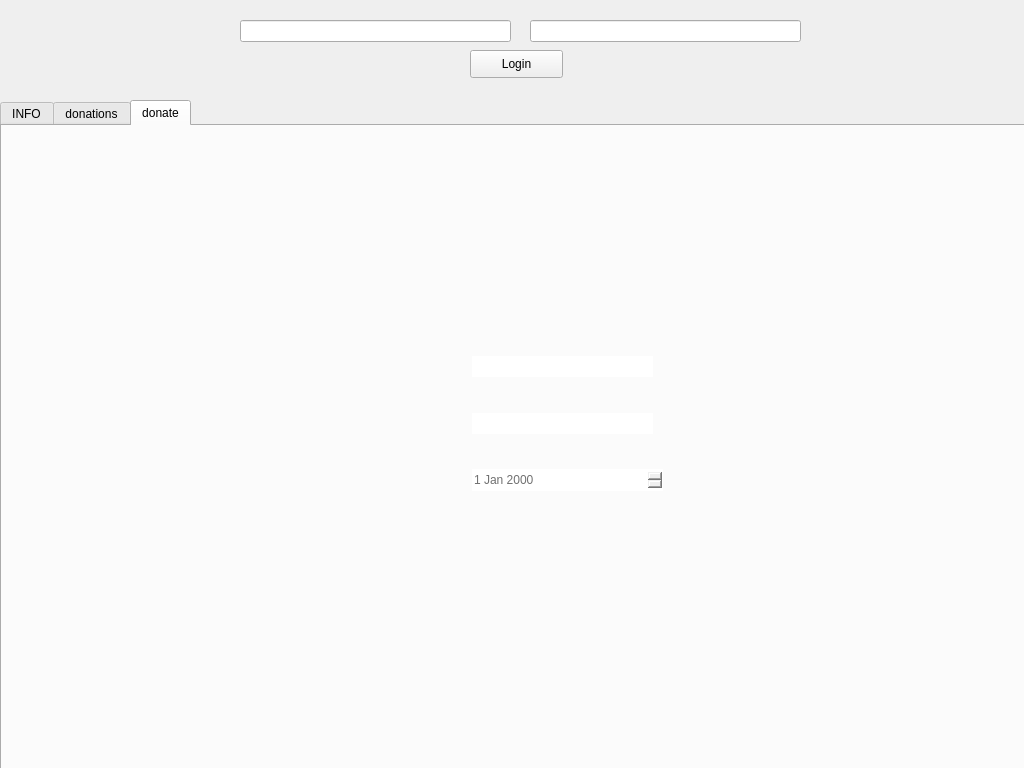
<?xml version="1.0" encoding="UTF-8"?>
<ui version="4.0">
 <class>MainWindow</class>
 <widget class="QMainWindow" name="MainWindow">
  <property name="geometry">
   <rect>
    <x>0</x>
    <y>0</y>
    <width>1024</width>
    <height>768</height>
   </rect>
  </property>
  <property name="minimumSize">
   <size>
    <width>1024</width>
    <height>768</height>
   </size>
  </property>
  <property name="maximumSize">
   <size>
    <width>1024</width>
    <height>768</height>
   </size>
  </property>
  <property name="windowTitle">
   <string>MainWindow</string>
  </property>
  <widget class="QWidget" name="centralwidget">
   <widget class="QLineEdit" name="email_ip">
    <property name="geometry">
     <rect>
      <x>240</x>
      <y>20</y>
      <width>271</width>
      <height>22</height>
     </rect>
    </property>
   </widget>
   <widget class="QLineEdit" name="password_ip">
    <property name="geometry">
     <rect>
      <x>530</x>
      <y>20</y>
      <width>271</width>
      <height>22</height>
     </rect>
    </property>
   </widget>
   <widget class="QPushButton" name="login_btn">
    <property name="geometry">
     <rect>
      <x>470</x>
      <y>50</y>
      <width>93</width>
      <height>28</height>
     </rect>
    </property>
    <property name="text">
     <string>Login</string>
    </property>
   </widget>
   <widget class="QTabWidget" name="tabWidget">
    <property name="geometry">
     <rect>
      <x>0</x>
      <y>100</y>
      <width>1031</width>
      <height>671</height>
     </rect>
    </property>
    <property name="currentIndex">
     <number>2</number>
    </property>
    <widget class="QWidget" name="info_tab">
     <attribute name="title">
      <string>INFO</string>
     </attribute>
     <widget class="QWidget" name="verticalLayoutWidget_2">
      <property name="geometry">
       <rect>
        <x>450</x>
        <y>20</y>
        <width>491</width>
        <height>591</height>
       </rect>
      </property>
      <layout class="QVBoxLayout" name="verticalLayout_6">
       <item>
        <widget class="QLabel" name="name_6">
         <property name="text">
          <string>NAME        :</string>
         </property>
        </widget>
       </item>
       <item>
        <widget class="QLabel" name="location_6">
         <property name="text">
          <string>LOCATION  :</string>
         </property>
        </widget>
       </item>
       <item>
        <widget class="QLabel" name="date_6">
         <property name="text">
          <string>DATE        : </string>
         </property>
        </widget>
       </item>
       <item>
        <widget class="QLabel" name="phone_6">
         <property name="text">
          <string>PHONE       : </string>
         </property>
        </widget>
       </item>
       <item>
        <widget class="QLabel" name="bb_6">
         <property name="text">
          <string>BLODBANK  : </string>
         </property>
        </widget>
       </item>
      </layout>
     </widget>
     <widget class="QWidget" name="verticalLayoutWidget">
      <property name="geometry">
       <rect>
        <x>530</x>
        <y>20</y>
        <width>621</width>
        <height>591</height>
       </rect>
      </property>
      <layout class="QVBoxLayout" name="verticalLayout_5">
       <item>
        <widget class="QLabel" name="name_5">
         <property name="text">
          <string>TextLabel</string>
         </property>
        </widget>
       </item>
       <item>
        <widget class="QLabel" name="location_5">
         <property name="text">
          <string>TextLabel</string>
         </property>
        </widget>
       </item>
       <item>
        <widget class="QLabel" name="date_5">
         <property name="text">
          <string>TextLabel</string>
         </property>
        </widget>
       </item>
       <item>
        <widget class="QLabel" name="phone_5">
         <property name="text">
          <string>TextLabel</string>
         </property>
        </widget>
       </item>
       <item>
        <widget class="QLabel" name="bb_5">
         <property name="text">
          <string>TextLabel</string>
         </property>
        </widget>
       </item>
      </layout>
     </widget>
    </widget>
    <widget class="QWidget" name="donatios_tab">
     <attribute name="title">
      <string>donations</string>
     </attribute>
     <widget class="QTableWidget" name="tableWidget_3">
      <property name="geometry">
       <rect>
        <x>300</x>
        <y>120</y>
        <width>441</width>
        <height>331</height>
       </rect>
      </property>
      <property name="sizePolicy">
       <sizepolicy hsizetype="Expanding" vsizetype="Expanding">
        <horstretch>0</horstretch>
        <verstretch>0</verstretch>
       </sizepolicy>
      </property>
      <property name="sizeAdjustPolicy">
       <enum>QAbstractScrollArea::AdjustToContents</enum>
      </property>
      <property name="editTriggers">
       <set>QAbstractItemView::NoEditTriggers</set>
      </property>
      <property name="gridStyle">
       <enum>Qt::DashDotLine</enum>
      </property>
      <property name="sortingEnabled">
       <bool>false</bool>
      </property>
      <property name="wordWrap">
       <bool>true</bool>
      </property>
      <property name="rowCount">
       <number>10</number>
      </property>
      <property name="columnCount">
       <number>4</number>
      </property>
      <row/>
      <row/>
      <row/>
      <row/>
      <row/>
      <row/>
      <row/>
      <row/>
      <row/>
      <row/>
      <column>
       <property name="text">
        <string>DONOR_NAME</string>
       </property>
      </column>
      <column>
       <property name="text">
        <string>PHONE NO.</string>
       </property>
      </column>
      <column>
       <property name="text">
        <string>BLOOD GROUP</string>
       </property>
      </column>
      <column>
       <property name="text">
        <string>UNITS</string>
       </property>
      </column>
     </widget>
    </widget>
    <widget class="QWidget" name="new_donation_tab">
     <attribute name="title">
      <string>donate</string>
     </attribute>
     <widget class="QLabel" name="label">
      <property name="geometry">
       <rect>
        <x>190</x>
        <y>50</y>
        <width>615</width>
        <height>495</height>
       </rect>
      </property>
      <property name="styleSheet">
       <string notr="true">#label
{
background-color: none;
border-image:url(:/login-img/Donate.png);
background : none;
border : rgb(255, 255, 255);
background-repeat : none;
color: rgb(112, 112, 112);
}</string>
      </property>
      <property name="text">
       <string/>
      </property>
     </widget>
     <widget class="QPushButton" name="pushButton">
      <property name="geometry">
       <rect>
        <x>420</x>
        <y>410</y>
        <width>75</width>
        <height>31</height>
       </rect>
      </property>
      <property name="font">
       <font>
        <family>Segoe UI</family>
        <weight>75</weight>
        <bold>true</bold>
       </font>
      </property>
      <property name="cursor">
       <cursorShape>PointingHandCursor</cursorShape>
      </property>
      <property name="styleSheet">
       <string notr="true">#pushButton
{
background-color: none;
border-image:none;
background : none;
border : rgb(255, 255, 255);
background-repeat : none;
color: rgb(112, 112, 112);
}</string>
      </property>
      <property name="text">
       <string/>
      </property>
     </widget>
     <widget class="QDateEdit" name="dateEdit">
      <property name="geometry">
       <rect>
        <x>470</x>
        <y>343</y>
        <width>191</width>
        <height>22</height>
       </rect>
      </property>
      <property name="styleSheet">
       <string notr="true">#dateEdit
{
background-color: none;
border-image:none;
background : none;
border : rgb(255, 255, 255);
background-repeat : none;
color: rgb(112, 112, 112);
}</string>
      </property>
     </widget>
     <widget class="QLineEdit" name="lineEdit">
      <property name="geometry">
       <rect>
        <x>470</x>
        <y>230</y>
        <width>181</width>
        <height>21</height>
       </rect>
      </property>
      <property name="font">
       <font>
        <family>Segoe UI</family>
        <weight>75</weight>
        <bold>true</bold>
       </font>
      </property>
      <property name="styleSheet">
       <string notr="true">#lineEdit
{
background-color: none;
border-image:none;
background : none;
border : rgb(255, 255, 255);
background-repeat : none;
color: rgb(112, 112, 112);
}</string>
      </property>
      <property name="alignment">
       <set>Qt::AlignLeading|Qt::AlignLeft|Qt::AlignTop</set>
      </property>
     </widget>
     <widget class="QLineEdit" name="lineEdit_2">
      <property name="geometry">
       <rect>
        <x>470</x>
        <y>287</y>
        <width>181</width>
        <height>21</height>
       </rect>
      </property>
      <property name="font">
       <font>
        <family>Segoe UI</family>
        <weight>75</weight>
        <bold>true</bold>
       </font>
      </property>
      <property name="styleSheet">
       <string notr="true">#lineEdit_2
{
background-color: none;
border-image:none;
background : none;
border : rgb(255, 255, 255);
background-repeat : none;
color: rgb(112, 112, 112);
}</string>
      </property>
      <property name="alignment">
       <set>Qt::AlignLeading|Qt::AlignLeft|Qt::AlignTop</set>
      </property>
     </widget>
     <widget class="QPushButton" name="pushButton_2">
      <property name="geometry">
       <rect>
        <x>504</x>
        <y>410</y>
        <width>71</width>
        <height>31</height>
       </rect>
      </property>
      <property name="cursor">
       <cursorShape>PointingHandCursor</cursorShape>
      </property>
      <property name="styleSheet">
       <string notr="true">#pushButton_2
{
background-color: none;
border-image:none;
background : none;
border : rgb(255, 255, 255);
background-repeat : none;
color: rgb(112, 112, 112);
}</string>
      </property>
      <property name="text">
       <string/>
      </property>
     </widget>
     <widget class="QLabel" name="label_4">
      <property name="geometry">
       <rect>
        <x>390</x>
        <y>450</y>
        <width>211</width>
        <height>31</height>
       </rect>
      </property>
      <property name="font">
       <font>
        <family>Segoe UI</family>
       </font>
      </property>
      <property name="text">
       <string/>
      </property>
     </widget>
    </widget>
   </widget>
  </widget>
 </widget>
 <resources>
  <include location="bag-img.qrc"/>
 </resources>
 <connections/>
</ui>
